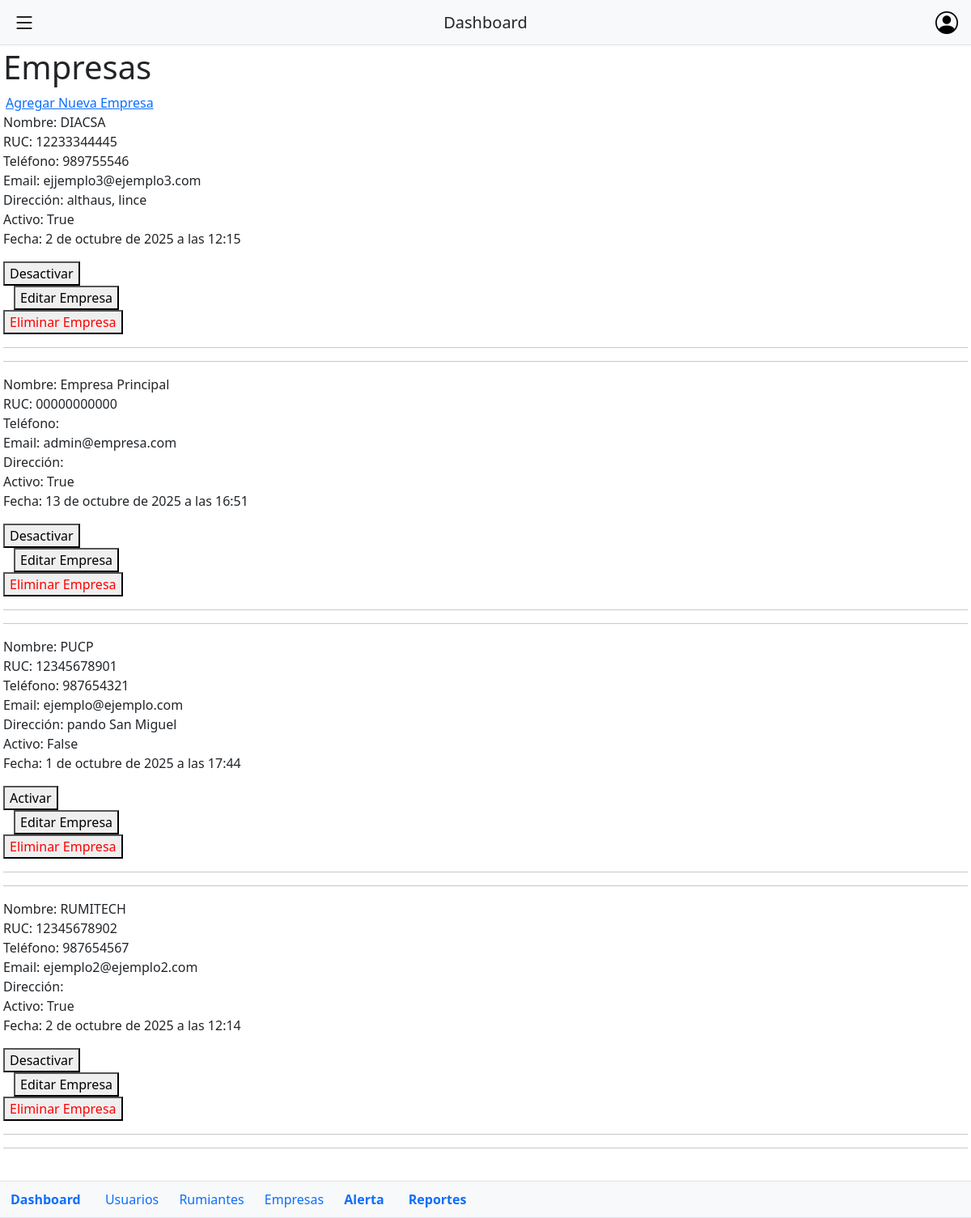
Page /empresas/ (signed in) on the committed database.
### empresas/models.py (models this page shows, shortened)
class Empresa(models.Model):
    nombre = models.CharField(max_length=200, verbose_name="Nombre de la empresa")
    ruc = models.CharField(max_length=20, unique=True, verbose_name="RUC")
    telefono = models.CharField(max_length=20, blank=True, verbose_name="Teléfono")
    email = models.EmailField(blank=True, verbose_name="Email")
    direccion = models.TextField(blank=True, verbose_name="Dirección")
    fecha_creacion = models.DateTimeField(auto_now_add=True, verbose_name="Fecha de creación")
    activo = models.BooleanField(default=True, verbose_name="Activo")
    class Meta:
        verbose_name = "Empresa"
        verbose_name_plural = "Empresas"
        ordering = ['nombre']

### empresas/views.py (the view)
# urls.py: path('', views.lista_empresas, name='lista_empresas'),
@login_required
@superadmin_required
def lista_empresas(request):
    empresas = Empresa.objects.all()
    context = {
        'empresas': empresas
    }
    return render(request, 'empresas/lista_empresas.html', context)

### empresas/templates/empresas/lista_empresas.html (shortened to what this page needs)
{% extends 'base.html' %}
{% block content %}
<!DOCTYPE html>
<html>
    <head>
    </head>
    <body>
        <h1>Empresas</h1>
        <a href="{% url 'empresas:agregar_empresa' %}">Agregar Nueva Empresa</a>
        {% for empresa in empresas %}
        <div>
            <p>
            Nombre: {{ empresa.nombre }}<br>
            RUC: {{ empresa.ruc }}<br>
            Teléfono: {{ empresa.telefono }}<br>
            Email: {{ empresa.email }}<br>
            Dirección: {{ empresa.direccion }}<br>
            Activo: {{ empresa.activo }}<br>
            Fecha: {{ empresa.fecha_creacion }}
            </p>
            <form method="post" action="{% url 'empresas:toggle_activo' empresa.id %}"
                onsubmit="return confirmToggle(this)"
                data-empresa-nombre="{{ empresa.nombre }}"
                data-empresa-activo="{{ empresa.activo }}">
                            <button type="submit">
                                {% if empresa.activo %}
                                    Desactivar
                                {% else %}
                                    Activar
                                {% endif %}
                            </button>
            </form>
            <a href="{% url 'empresas:editar_empresa' empresa.id %}" style="margin-left: 10px;">
                <button type="button">Editar Empresa</button>
            </a>
            <form method="post" action="{% url 'empresas:eliminar_empresa' empresa.id %}"
                  onsubmit="return confirmDelete(this)"
                  data-empresa-nombre="{{ empresa.nombre }}">
                <button type="submit" style="color: red;">Eliminar Empresa</button>
            </form>
            <hr>
        </div>
        <hr>
        {% empty %}
        <p>No hay empresas.</p>
        {% endfor %}
</body>
</html>
{% endblock %}

### Rumiantes/static/css/main.css (style rules this page uses)
body { margin: 0 auto; padding: 4px; font-weight: normal; max-width: 100dvw; }
a, .green { text-decoration: none; color: hsla(160, 100%, 37%, 1); transition: 0.4s; padding: 3px; }
@media (min-width: 1024px) { body { display: flex; grid-template-columns: 1fr 1fr; } }

### Rumiantes/static/css/base.css (style rules this page uses)
:root { --vt-c-white: #ffffff; --vt-c-white-soft: #f8f8f8; --vt-c-white-mute: #f2f2f2; --vt-c-black: #000000; --vt-c-black-soft: #222222; --vt-c-black-mute: #282828; --vt-c-indigo: #2c3e50; --vt-c-blue: #0fc1e9; --c-gray-1: #f1f1f1; --c-gray-2: #6c6c6c; --c-gray-3: #858585; --c-gray-4: #535353; --c-gray-4: #aeaeae; --vt-c-divider-light-1: rgba(60, 60, 60, 0.29); --vt-c-divider-light-2: rgba(60, 60, 60, 0.12); --vt-c-divider-dark-1: rgba(84, 84, 84, 0.65); --vt-c-divider-dark-2: rgba(84, 84, 84, 0.48); --vt-c-text-light-1: var(--vt-c-indigo); --vt-c-text-light-2: rgba(60, 60, 60, 0.66); --vt-c-text-dark-1: var(--vt-c-white); --vt-c-text-dark-2: rgba(235, 235, 235, 0.64); }
:root { --color-background: var(--vt-c-white); --color-background-soft: var(--c-gray-1); --color-background-selected: var(--c-gray-4); --color-primary: var(--vt-c-blue); --color-border: var(--vt-c-divider-light-2); --color-border-hover: var(--vt-c-divider-light-1); --color-heading: var(--vt-c-text-light-1); --color-text: var(--vt-c-black); --color-text-gray-1: var(--c-gray-3); --color-text-gray-boxes: var(--c-gray-4); --section-gap: 160px; --color-s-critical: #de3357; --color-s-active: #18ac71; --color-s-danger: #fdbc0e; --color-s-heat: #f0cdfb; }
*, *::before, *::after { box-sizing: border-box; margin: 0; font-weight: normal; }
body { min-height: 100vh; color: var(--color-text); background: var(--color-background); transition: color 0.5s, background-color 0.5s; line-height: 1.6; font-family: Poppins, -apple-system, BlinkMacSystemFont, "Segoe UI", Roboto, Oxygen, Ubuntu, Cantarell, "Fira Sans", "Droid Sans", "Helvetica Neue", sans-serif; font-size: 15px; text-rendering: optimizeLegibility; -webkit-font-smoothing: antialiased; -moz-osx-font-smoothing: grayscale; }

### Rumiantes/templates/base.html (style rules this page uses)
body { padding-bottom: 70px; }

### rows in the picture
Empresa: nombre "DIACSA", ruc "12233344445", telefono "989755546", email "ejjemplo3@ejemplo3.com", direccion "althaus, lince", activo "True", fecha_creacion "2 de octubre de 2025 a las 12:15", shows "Desactivar"
Empresa: nombre "Empresa Principal", ruc "00000000000", email "admin@empresa.com", activo "True", fecha_creacion "13 de octubre de 2025 a las 16:51", shows "Desactivar"
Empresa: nombre "PUCP", ruc "12345678901", telefono "987654321", email "ejemplo@ejemplo.com", direccion "pando San Miguel", activo "False", fecha_creacion "1 de octubre de 2025 a las 17:44", shows "Activar"
Empresa: nombre "RUMITECH", ruc "12345678902", telefono "987654567", email "ejemplo2@ejemplo2.com", activo "True", fecha_creacion "2 de octubre de 2025 a las 12:14", shows "Desactivar"
